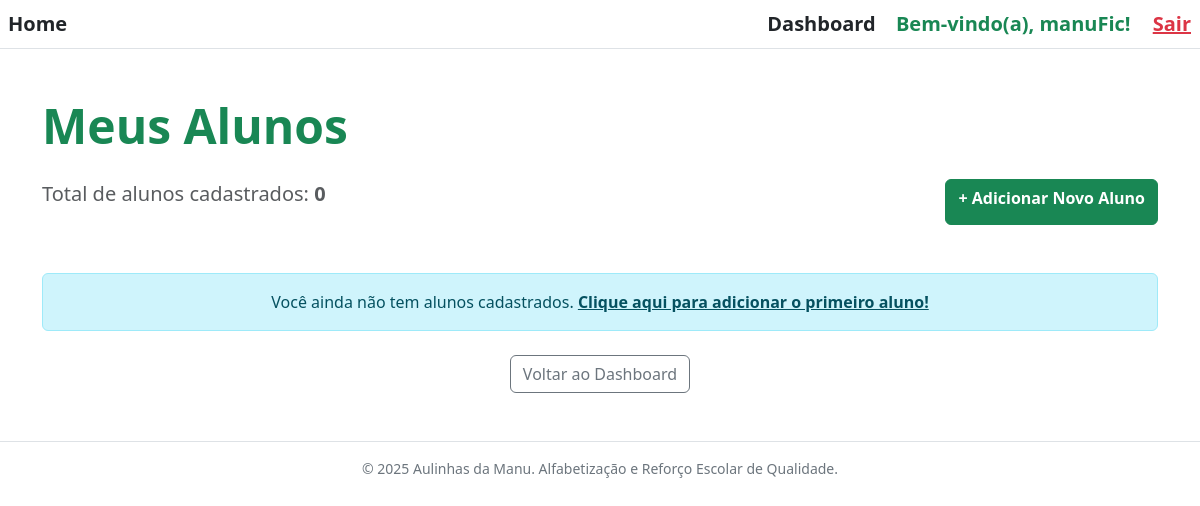
The app's page /alunos/ (signed in), older data.
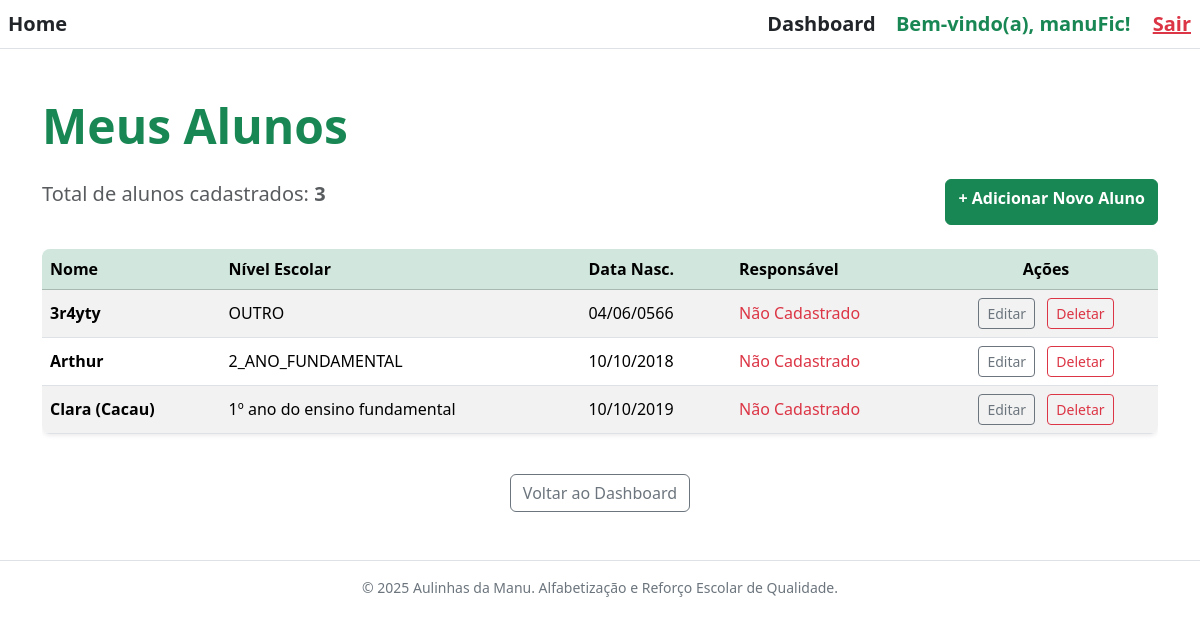
The same page, newer data.
### alunos/models.py (models this page shows, shortened)
class Aluno(models.Model):
    ID_Aluno = models.AutoField(primary_key=True)
    professor = models.ForeignKey(User, on_delete=models.CASCADE, related_name='alunos', null=True)
    Nome = models.CharField(max_length=100)
    DataNascimento = models.DateField()
    NivelEscolar = models.CharField(
        max_length=50,
        choices=NIVEL_ESCOLAR_CHOICES,
        default='OUTRO',
        blank=False,
        null=False,
        db_index=True)
    ObservacoesProgresso = models.TextField(blank=True)
    ativo = models.BooleanField(default=True)
    responsavel = models.ForeignKey(
        Responsavel,
        on_delete=models.SET_NULL,
        null=True,
        blank=True,
        related_name='alunos_associados'
    )

### alunos/views.py (the view)
# urls.py: path('', AlunoListView.as_view(), name='lista_alunos'),
class AlunoListView(LoginRequiredMixin, ListView):
    model = Aluno
    context_object_name = 'alunos'
    template_name = 'alunos/aluno_lista.html'
    def get_queryset(self):
        return Aluno.objects.filter(professor=self.request.user).order_by('Nome')

### alunos/templates/alunos/aluno_lista.html (shortened to what this page needs)
{% extends 'base.html' %}
{% block content %}
<div class="container my-5">
    <h1 class="display-5 fw-bold text-success mb-4">
        Meus Alunos
    </h1>
    <div class="d-flex justify-content-between mb-4">
        <p class="lead text-muted">Total de alunos cadastrados: <span class="fw-bold">{{ alunos.count }}</span></p>
        <a href="{% url 'alunos:adicionar_aluno' %}" class="btn btn-success fw-bold">
            + Adicionar Novo Aluno
        </a>
    </div>
    {% if alunos %}
        <div class="table-responsive">
            <table class="table table-striped table-hover align-middle shadow-sm rounded-3 overflow-hidden">
                <thead class="table-success">
                    <tr>
                        <th scope="col">Nome</th>
                        <th scope="col">Nível Escolar</th>
                        <th scope="col">Data Nasc.</th>
                        <th scope="col">Responsável</th>
                        <th scope="col" class="text-center">Ações</th>
                    </tr>
                </thead>
                <tbody>
                    {% for aluno in alunos %}
                    <tr>
                        <td class="fw-bold">{{ aluno.Nome }}</td>
                        <td>{{ aluno.NivelEscolar }}</td>
                        <td>{{ aluno.DataNascimento|date:"d/m/Y" }}</td>
                        <td>
                            {% if aluno.responsavel %}
                                {{ aluno.responsavel.Nome }}
                            {% else %}
                                <span class="text-danger">Não Cadastrado</span>
                            {% endif %}
                        </td>
                        <td class="text-center">
                            <a href="{% url 'alunos:editar_aluno' pk=aluno.pk %}"
                               class="btn btn-sm btn-outline-secondary me-2"
                               title="Editar Informações">
                                Editar
                            </a>
                            <a href="{% url 'alunos:deletar_aluno' pk=aluno.pk %}"
                               class="btn btn-sm btn-outline-danger"
                               title="Excluir Aluno">
                                Deletar
                            </a>
                        </td>
                    </tr>
                    {% endfor %}
                </tbody>
            </table>
        </div>
    {% else %}
        <div class="alert alert-info text-center mt-5" role="alert">
            Você ainda não tem alunos cadastrados. <a href="{% url 'alunos:adicionar_aluno' %}" class="alert-link fw-bold">Clique aqui para adicionar o primeiro aluno!</a>
        </div>
    {% endif %}
    <div class="mt-4 text-center">
        <a href="{% url 'principal:dashboard' %}" class="btn btn-outline-secondary">Voltar ao Dashboard</a>
    </div>
</div>
{% endblock %}

### templates/base.html (shortened to what this page needs)
<!DOCTYPE html>
<html lang="pt-br">
<head>
    <link href="https://cdn.jsdelivr.net/npm/bootstrap@5.3.3/dist/css/bootstrap.min.css" rel="stylesheet">
    <link rel="stylesheet" href="https://cdnjs.cloudflare.com/ajax/libs/font-awesome/6.5.2/css/all.min.css">
</head>
<body>
    <header>
        <nav class="p-2 border-bottom d-flex justify-content-between align-items-center">
            <div>
                <a href="{% url 'principal:home' %}" class="text-decoration-none fw-bold fs-5 me-3 text-dark">Home</a>
            </div>
            <div>
                {% if user.is_authenticated %}
                    <a href="{% url 'principal:dashboard' %}" class="text-decoration-none fw-bold fs-5 me-3 text-dark">Dashboard</a>
                    <span class="fw-bold fs-5 me-3 text-success">
                        Bem-vindo(a), {{ user.username }}!
                    </span>
                    <form action="{% url 'logout' %}" method="post" style="display: inline;">
                        <button type="submit" class="btn btn-link text-danger small p-0 align-baseline fw-bold fs-5 d-inline-block">
                            Sair
                        </button>
                    </form>
                    {% endif %}
            </div>
        </nav>
    </header>
    <main>
        {% block content %}
        {% endblock %}
    </main>
    <footer class="mt-5 pt-3 text-center text-secondary small border-top">
        © 2025 Aulinhas da Manu. Alfabetização e Reforço Escolar de Qualidade.
    </footer>
</body>
</html>

Row changes from the older to the newer data that the page shows:
added Aluno: Nome "3r4yty", NivelEscolar "OUTRO", DataNascimento "04/06/0566", shows "Não Cadastrado"
added Aluno: Nome "Arthur", NivelEscolar "2_ANO_FUNDAMENTAL", DataNascimento "10/10/2018", shows "Não Cadastrado"
added Aluno: Nome "Clara (Cacau)", NivelEscolar "1º ano do ensino fundamental", DataNascimento "10/10/2019", shows "Não Cadastrado"
Text that changed along with them:
{{ alunos.count }}: "0" → "3"
text no longer shown: "Você ainda não tem alunos cadastrados. Clique aqui para adicionar o primeiro aluno!"
text now shown: "Nome Nível Escolar Data Nasc. Responsável Ações"
